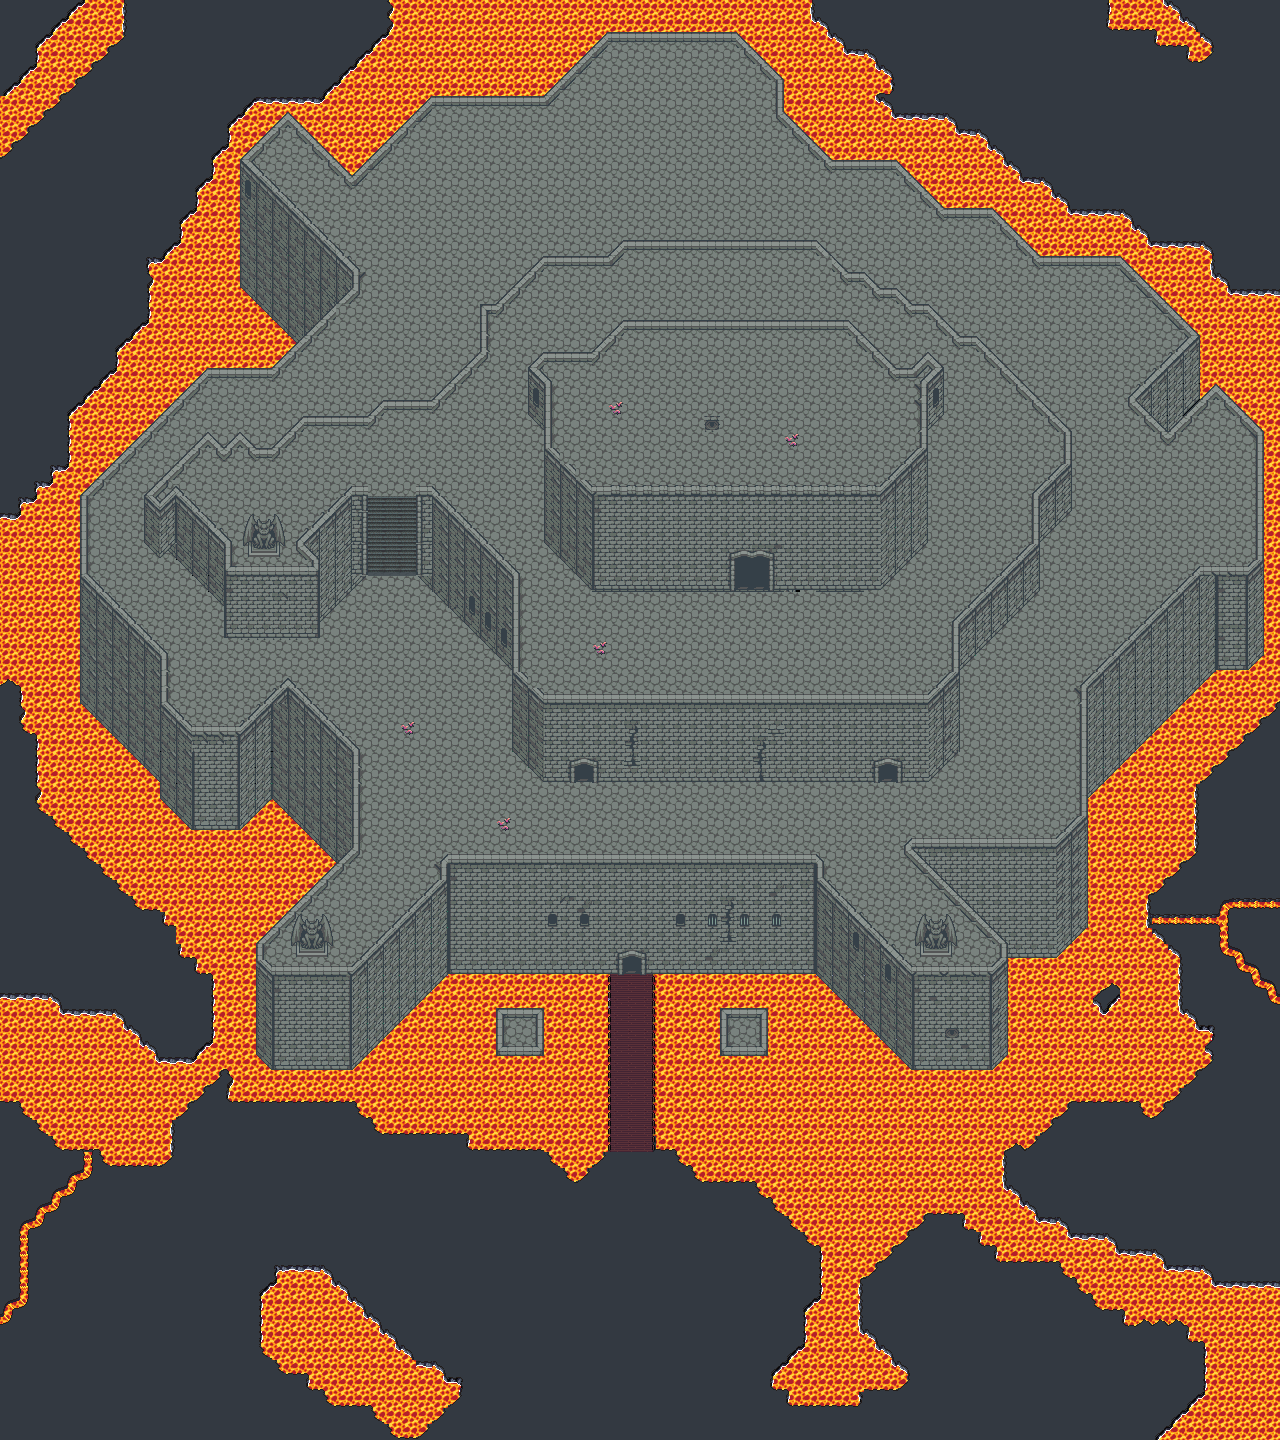

A level layout from a 2D game, rendered from its tile map. Below: a short description, then the map file with tile-grid data replaced by summaries:
An orthogonal 80x90 tile map with 16x16 px tiles, 5 tile layers (Background, Foilage, Floor, Clutter, ...), 5 tilesets and 3 objects.

<map version="1.10" tiledversion="1.10.1" orientation="orthogonal" renderorder="right-down" width="80" height="90" tilewidth="16" tileheight="16" infinite="0" nextlayerid="9" nextobjectid="62">
 <editorsettings>
  <export target="wastetown..tmx" format="tmx" />
 </editorsettings>
 <tileset firstgid="1" source="../../tileset/main.tsx" />
 <tileset firstgid="10113" source="../../tileset/buildings.tsx" />
 <tileset firstgid="11905" source="../../tileset/dungeon/dungeon_bis.tsx" />
 <tileset firstgid="28289" source="../../tileset/main-nocollide.tsx" />
 <tileset firstgid="38401" source="../../tileset/dungeon/animatedtiles.tsx" />
 <layer id="1" name="Background" width="80" height="90">
  <data>[7200 cells, 7035 non-empty, 50 distinct tile ids]</data>
 </layer>
 <layer id="7" name="Foilage" width="80" height="90">
  <data>[7200 cells, 1702 non-empty, 71 distinct tile ids]</data>
 </layer>
 <layer id="2" name="Floor" width="80" height="90">
  <data>[7200 cells, 1626 non-empty, 110 distinct tile ids]</data>
 </layer>
 <layer id="3" name="Clutter" width="80" height="90">
  <properties>
   <property name="spriteLayer" type="bool" value="true" />
  </properties>
  <data>[7200 cells, 1266 non-empty, 82 distinct tile ids]</data>
 </layer>
 <layer id="8" name="AboveClutter" width="80" height="90">
  <data>[7200 cells, 5 non-empty, 1 distinct tile ids]</data>
 </layer>
 <objectgroup id="4" name="Objects">
  <object id="38" template="../../obj/entry_up.tx" x="576" y="1436.5" width="117" height="16">
   <properties>
    <property name="teleport" value="" />
   </properties>
  </object>
  <object id="48" template="../../obj/treasure.tx" x="208.333" y="520.333" />
  <object id="50" template="../../obj/enemy.tx" x="208.902" y="544.559">
   <properties>
    <property name="enemy" value="High Vampire" />
   </properties>
  </object>
 </objectgroup>
</map>
